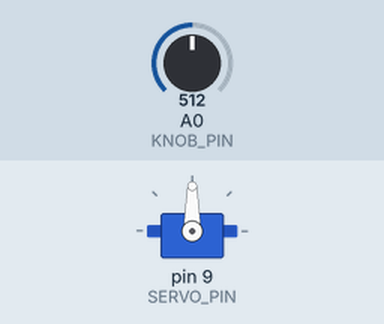
Recording of a sketch running on a simulated Arduino Uno, built with avr-gcc and run on an emulated ATmega328P. Shown: servo. Inputs (shaded band) come from the test bench; at power-on: A0 (KNOB_PIN) = 512.

Above: at 1.2 s.
1.3 s: A0 (KNOB_PIN) set to 716
At 1.6 s:
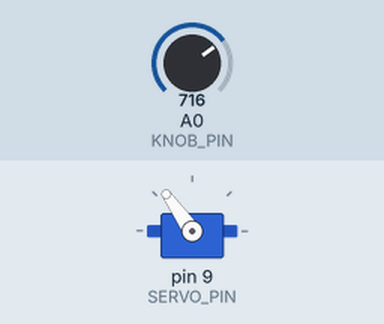
2.8 s: A0 (KNOB_PIN) set to 900
At 3.6 s:
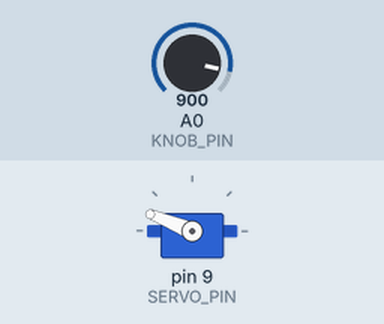
4.3 s: A0 (KNOB_PIN) set to 1023
At 5.0 s:
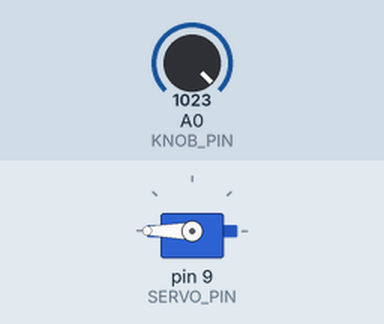
5.8 s: A0 (KNOB_PIN) set to 306
At 7.0 s:
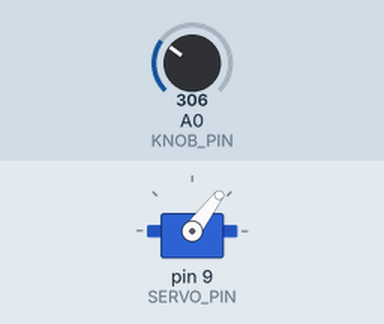
7.3 s: A0 (KNOB_PIN) set to 122
At 8.5 s:
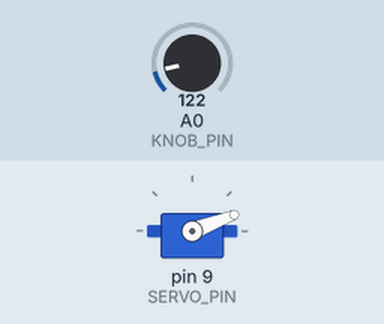
Timing chart, 0 to 9.8 s (numbered marks = the images above; inputs shaded):
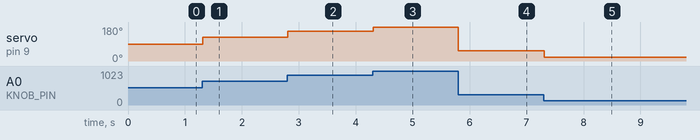

The sketch:

P09_Robo_Wave.ino
```cpp
// Project 9: Robo Wave
// The servo arm points wherever you turn the knob (0 to 180 degrees).

#include <Servo.h>

const int SERVO_PIN = 9;
const int KNOB_PIN = A0;

Servo arm;   // our robot arm

void setup() {
  arm.attach(SERVO_PIN);
}

void loop() {
  int knob = analogRead(KNOB_PIN);           // 0 to 1023
  int angle = map(knob, 0, 1023, 0, 180);    // 0 to 180 degrees
  arm.write(angle);
  delay(15);                                 // give the arm time to move
}
```

Measured:
- after the input at 1.3 s, servo on pin 9 (SERVO_PIN): 90° → 125° at once
- after the input at 2.8 s, servo on pin 9 (SERVO_PIN): 125° → 158° at once
- after the input at 4.3 s, servo on pin 9 (SERVO_PIN): 158° → 180° at once
- after the input at 5.8 s, servo on pin 9 (SERVO_PIN): 180° → 53° at once
- after the input at 7.3 s, servo on pin 9 (SERVO_PIN): 53° → 21° at once
